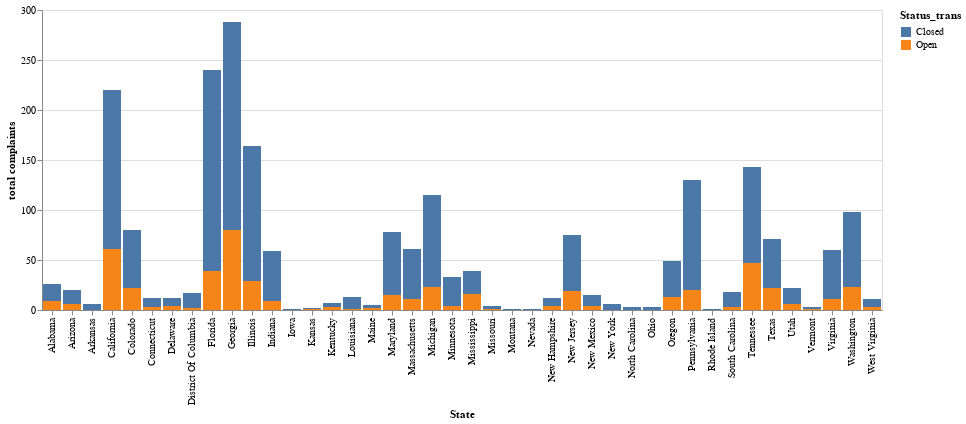

Write notebook code for a chart like this one.
### Code cell
alt.Chart(statewise_complaints).mark_bar().encode(
    x='State',
    y='total complaints',
    color=alt.Color('Status_trans'),
    tooltip=['State', 'total complaints', 'Status_trans']).interactive()

### Figure 1 — Vega-Lite specification as saved in the notebook (floating-point values rounded to 4 significant figures)
{"config": {"view": {"continuousWidth": 400, "continuousHeight": 300}}, "data": {"name": "data-a5cf114135597ac539307c02d655a9af"}, "mark": "bar", "encoding": {"color": {"type": "nominal", "field": "Status_trans"}, "tooltip": [{"type": "nominal", "field": "State"}, {"type": "quantitative", "field": "total complaints"}, {"type": "nominal", "field": "Status_trans"}], "x": {"type": "nominal", "field": "State"}, "y": {"type": "quantitative", "field": "total complaints"}}, "selection": {"selector003": {"type": "interval", "bind": "scales", "encodings": ["x", "y"]}}, "$schema": "https://vega.github.io/schema/vega-lite/v4.8.1.json", "datasets": {"data-a5cf114135597ac539307c02d655a9af": [{"State": "Alabama", "Status_trans": "Closed", "total complaints": 17}, {"State": "Alabama", "Status_trans": "Open", "total complaints": 9}, {"State": "Arizona", "Status_trans": "Closed", "total complaints": 14}, {"State": "Arizona", "Status_trans": "Open", "total complaints": 6}, {"State": "Arkansas", "Status_trans": "Closed", "total complaints": 6}, {"State": "California", "Status_trans": "Closed", "total complaints": 159}, {"State": "California", "Status_trans": "Open", "total complaints": 61}, {"State": "Colorado", "Status_trans": "Closed", "total complaints": 58}, {"State": "Colorado", "Status_trans": "Open", "total complaints": 22}, {"State": "Connecticut", "Status_trans": "Closed", "total complaints": 9}, {"State": "Connecticut", "Status_trans": "Open", "total complaints": 3}, {"State": "Delaware", "Status_trans": "Closed", "total complaints": 8}, {"State": "Delaware", "Status_trans": "Open", "total complaints": 4}, {"State": "District Of Columbia", "Status_trans": "Closed", "total complaints": 15}, {"State": "District Of Columbia", "Status_trans": "Open", "total complaints": 2}, {"State": "Florida", "Status_trans": "Closed", "total complaints": 201}, {"State": "Florida", "Status_trans": "Open", "total complaints": 39}, {"State": "Georgia", "Status_trans": "Closed", "total complaints": 208}, {"State": "Georgia", "Status_trans": "Open", "total complaints": 80}, {"State": "Illinois", "Status_trans": "Closed", "total complaints": 135}, {"State": "Illinois", "Status_trans": "Open", "total complaints": 29}, {"State": "Indiana", "Status_trans": "Closed", "total complaints": 50}, {"State": "Indiana", "Status_trans": "Open", "total complaints": 9}, {"State": "Iowa", "Status_trans": "Closed", "total complaints": 1}, {"State": "Kansas", "Status_trans": "Closed", "total complaints": 1}, {"State": "Kansas", "Status_trans": "Open", "total complaints": 1}, {"State": "Kentucky", "Status_trans": "Closed", "total complaints": 4}, {"State": "Kentucky", "Status_trans": "Open", "total complaints": 3}, {"State": "Louisiana", "Status_trans": "Closed", "total complaints": 12}, {"State": "Louisiana", "Status_trans": "Open", "total complaints": 1}, {"State": "Maine", "Status_trans": "Closed", "total complaints": 3}, {"State": "Maine", "Status_trans": "Open", "total complaints": 2}, {"State": "Maryland", "Status_trans": "Closed", "total complaints": 63}, {"State": "Maryland", "Status_trans": "Open", "total complaints": 15}, {"State": "Massachusetts", "Status_trans": "Closed", "total complaints": 50}, {"State": "Massachusetts", "Status_trans": "Open", "total complaints": 11}, {"State": "Michigan", "Status_trans": "Closed", "total complaints": 92}, {"State": "Michigan", "Status_trans": "Open", "total complaints": 23}, {"State": "Minnesota", "Status_trans": "Closed", "total complaints": 29}, {"State": "Minnesota", "Status_trans": "Open", "total complaints": 4}, {"State": "Mississippi", "Status_trans": "Closed", "total complaints": 23}, {"State": "Mississippi", "Status_trans": "Open", "total complaints": 16}, {"State": "Missouri", "Status_trans": "Closed", "total complaints": 3}, {"State": "Missouri", "Status_trans": "Open", "total complaints": 1}, {"State": "Montana", "Status_trans": "Closed", "total complaints": 1}, {"State": "Nevada", "Status_trans": "Closed", "total complaints": 1}, {"State": "New Hampshire", "Status_trans": "Closed", "total complaints": 8}, {"State": "New Hampshire", "Status_trans": "Open", "total complaints": 4}, {"State": "New Jersey", "Status_trans": "Closed", "total complaints": 56}, {"State": "New Jersey", "Status_trans": "Open", "total complaints": 19}, {"State": "New Mexico", "Status_trans": "Closed", "total complaints": 11}, {"State": "New Mexico", "Status_trans": "Open", "total complaints": 4}, {"State": "New York", "Status_trans": "Closed", "total complaints": 6}, {"State": "North Carolina", "Status_trans": "Closed", "total complaints": 3}, {"State": "Ohio", "Status_trans": "Closed", "total complaints": 3}, {"State": "Oregon", "Status_trans": "Closed", "total complaints": 36}, {"State": "Oregon", "Status_trans": "Open", "total complaints": 13}, {"State": "Pennsylvania", "Status_trans": "Closed", "total complaints": 110}, {"State": "Pennsylvania", "Status_trans": "Open", "total complaints": 20}, {"State": "Rhode Island", "Status_trans": "Closed", "total complaints": 1}, {"State": "South Carolina", "Status_trans": "Closed", "total complaints": 15}, {"State": "South Carolina", "Status_trans": "Open", "total complaints": 3}, {"State": "Tennessee", "Status_trans": "Closed", "total complaints": 96}, {"State": "Tennessee", "Status_trans": "Open", "total complaints": 47}, {"State": "Texas", "Status_trans": "Closed", "total complaints": 49}, {"State": "Texas", "Status_trans": "Open", "total complaints": 22}, {"State": "Utah", "Status_trans": "Closed", "total complaints": 16}, {"State": "Utah", "Status_trans": "Open", "total complaints": 6}, {"State": "Vermont", "Status_trans": "Closed", "total complaints": 2}, {"State": "Vermont", "Status_trans": "Open", "total complaints": 1}, {"State": "Virginia", "Status_trans": "Closed", "total complaints": 49}, {"State": "Virginia", "Status_trans": "Open", "total complaints": 11}, {"State": "Washington", "Status_trans": "Closed", "total complaints": 75}, {"State": "Washington", "Status_trans": "Open", "total complaints": 23}, {"State": "West Virginia", "Status_trans": "Closed", "total complaints": 8}, {"State": "West Virginia", "Status_trans": "Open", "total complaints": 3}]}}
